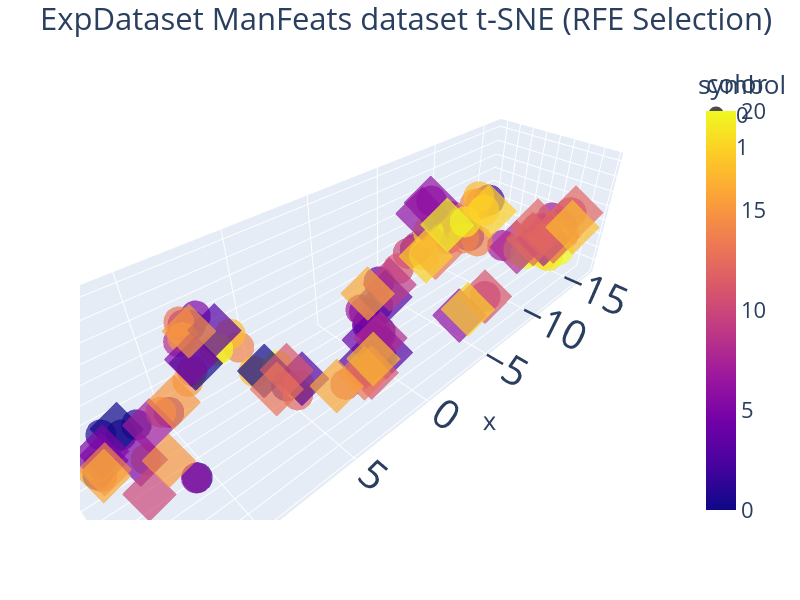
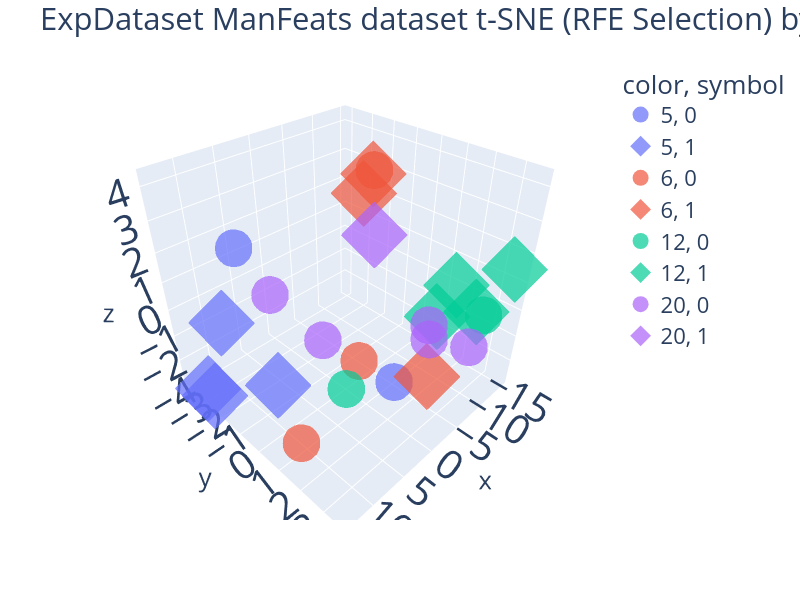

Write notebook code for charts like these, in order.
### Code cell
# t-SNE in ExpData with RFE
# Best N-comp=2, Perp=50 onwards (perp range(5, 100, 5))
# Best N-comp=3, Perp=15 or 80 (perp range(5, 100, 5)) learning_rate = 15.0
ed_Ncomp = 3
ed_Perp = 15
BY_CLASS = False
colors = ed_bclass_labels if BY_CLASS else ed_groups_list

ed_tsne = TSNE(n_components=ed_Ncomp, perplexity=ed_Perp, random_state=RAN_STATE, learning_rate=15.0)
ed_X_tsne = ed_tsne.fit_transform(ed_X_rfe)
display(ed_tsne.kl_divergence_)

#fig = px.scatter(x=ed_X_tsne[:,0], y=ed_X_tsne[:,1], color=ed_bclass_labels, width=800, height=600)
fig = px.scatter_3d(
    x=ed_X_tsne[:, 0],
    y=ed_X_tsne[:, 1],
    z=ed_X_tsne[:, 2],
    color=colors,
    symbol=ed_bclass_labels,
    opacity=0.7, width=800, height=600
)
fig.update_layout(
    title="ExpDataset ManFeats dataset t-SNE (RFE Selection)",
    font=dict(size=22),
)
fig.update_traces(
    marker=dict(size=18, opacity=0.7),
    selector=dict(mode="markers")
)
config["toImageButtonOptions"]["filename"] = "tSNE-ExpData-RFE-AllSubjects"
fig.show(config=config)

# Picking a small sample of subjects to show
n_subjects = 4
subjects_to_show = np.random.choice(range(len(ed_subject_to_group)), size=n_subjects)
print(subjects_to_show)
subject_mask = [n in subjects_to_show for n in ed_groups_list]
filtered_subjects_rows = [str(subject) for subject, flag in zip(ed_groups_list, subject_mask) if flag]
filtered_classes_rows = [str(label) for label, flag in zip(ed_bclass_labels.values, subject_mask) if flag]

fig_subj = px.scatter_3d(
    x=ed_X_tsne[:, 0][subject_mask],
    y=ed_X_tsne[:, 1][subject_mask],
    z=ed_X_tsne[:, 2][subject_mask],
    color=filtered_subjects_rows,
    symbol=filtered_classes_rows,
    opacity=0.7,
    width=800,
    height=600,
)
fig_subj.update_layout(
    title=f"ExpDataset ManFeats dataset t-SNE (RFE Selection) by {n_subjects} Subject",
    font=dict(size=22),
)
fig_subj.update_traces(
    marker=dict(size=22, opacity=0.7),
    selector=dict(mode="markers")
)
config["toImageButtonOptions"]["filename"] = "tSNE-ExpData-RFE-4Subjects"
fig_subj.show(config=config)

### Figure 1 — Plotly figure (JSON) as saved in the notebook; plotly's stock layout.template omitted (floating-point values rounded to 4 significant figures)
{"data": [{"hovertemplate": "symbol=0<br>x=%{x}<br>y=%{y}<br>z=%{z}<br>color=%{marker.color}<extra></extra>", "legendgroup": "0", "marker": {"color": [0, 0, 0, 1, 1, 1, 1, 1, 1, 2, 2, 2, 2, 2, 2, 3, 4, 4, 4, 4, 4, 5, 5, 6, 6, 6, 7, 7, 7, 7, 8, 8, 8, 8, 9, 9, 9, 9, 9, 10, 10, 10, 10, 10, 11, 11, 11, 12, 12, 13, 13, 13, 14, 14, 14, 14, 14, 15, 15, 15, 16, 16, 16, 17, 17, 17, 17, 18, 18, 18, 19, 19, 19, 19, 19, 19, 20, 20, 20, 20, 20], "coloraxis": "coloraxis", "opacity": 0.7, "size": 18, "symbol": "circle"}, "mode": "markers", "name": "0", "scene": "scene", "showlegend": true, "type": "scatter3d", "x": [13.72, 7.735, 13.9, 10.92, 12.8, 6.158, -0.06589, 11.24, 12.02, -8.372, -13.25, -13.36, -8.66, -1.279, -4.838, -1.162, 9.811, -1.609, 8.087, -2.704, -0.7165, 7.885, 1.802, 10.96, -4.406, 0.3362, -11.89, -11.24, -12.39, -0.6133, -11.52, -13.46, 8.469, -7.332, -5.792, 13.72, -7.413, -6.025, -5.612, -4.131, -12.52, -6.885, -7.189, -6.836, 1.641, 3.629, -3.624, -14.22, 6.061, 8.519, -14.87, 8.159, 7.486, -7.859, -9.417, 10.06, -8.41, 8.687, 8.531, 12.41, 8.293, 1.461, 6.163, -7.065, 7.312, -12.09, 7.217, -5.083, -8.526, -5.75, -14.6, -13.95, -15.95, 13.73, -15.06, -8.041, 6.305, -15.0, 7.963, -12.17, -13.44], "y": [-0.7098, -3.897, -0.4004, 1.046, -3.903, 1.002, -0.2796, -4.318, -4.116, 0.7802, 2.947, 1.892, -0.5162, -0.6078, -1.412, -1.775, -3.815, -1.163, -3.841, -2.164, -1.074, -2.692, 2.537, 1.037, -0.05081, 0.7066, 2.305, 0.3141, 2.697, -1.454, 2.322, 1.781, -3.863, -0.02415, 0.05861, -1.216, 0.9162, 2.816, -1.825, -1.297, 3.716, -0.7486, -0.748, -1.325, 1.435, 2.026, -1.542, 2.757, 1.662, -3.031, 2.067, -4.001, -0.05026, 0.2497, -0.4023, -4.177, -0.6957, -2.622, -3.891, 0.8012, -0.5314, 1.648, 2.037, 0.9678, -0.9732, 3.1, 0.3464, -0.7042, 0.4306, -1.478, 0.7192, 1.92, 1.477, -0.4951, 1.627, -0.4483, 0.7611, 2.293, -1.017, 0.9724, 0.8178], "z": [-0.7689, 0.8592, -0.8185, -2.476, -2.427, -0.6481, -1.399, -3.377, -3.271, 3.234, 0.6339, -0.5705, 0.3386, -2.853, 0.6135, -2.05, -3.239, -1.497, 1.113, -0.9284, -2.335, 2.154, -0.7194, -2.473, 4.255, -1.257, -0.1472, -1.081, 1.332, -1.418, 0.7909, -1.647, 0.345, 1.492, 2.867, -1.887, 3.405, -1.107, 0.3309, 0.7189, 2.006, 0.7537, 2.069, 1.028, -2.48, -1.618, -0.1768, -0.4876, -0.7988, 1.993, -1.305, -1.767, 1.758, 2.971, -0.2853, -3.326, 0.2154, 1.467, -2.127, -0.186, 1.837, -1.723, 0.104, 3.931, 1.812, 0.4235, 0.4913, 1.905, 2.419, -0.1703, -2.693, -2.179, -2.449, -0.5564, -2.932, 1.53, 0.4726, -2.17, 1.344, -1.511, -2.403]}, {"hovertemplate": "symbol=1<br>x=%{x}<br>y=%{y}<br>z=%{z}<br>color=%{marker.color}<extra></extra>", "legendgroup": "1", "marker": {"color": [0, 0, 0, 3, 3, 3, 3, 3, 4, 5, 5, 5, 5, 6, 6, 6, 7, 7, 8, 8, 9, 10, 11, 11, 11, 12, 12, 12, 12, 13, 13, 13, 14, 15, 15, 15, 16, 16, 16, 17, 17, 18, 18, 18, 20], "coloraxis": "coloraxis", "opacity": 0.7, "size": 18, "symbol": "diamond"}, "mode": "markers", "name": "1", "scene": "scene", "showlegend": true, "type": "scatter3d", "x": [7.956, 7.174, 12.11, 5.616, -0.9204, -2.542, 2.465, 7.925, -0.1754, 8.031, 12.57, 13.33, 13.1, -4.384, -4.045, -4.114, -14.76, 10.81, -12.55, -0.5485, -2.859, 12.71, 2.402, 6.455, -5.992, -13.4, -13.75, -13.15, -12.46, -7.015, 2.31, 6.942, 13.44, 9.425, 8.582, 11.78, 4.092, -1.685, 13.63, -12.7, 0.7577, -8.196, -4.693, -6.429, -6.383], "y": [-3.894, 1.105, -4.16, 1.446, 0.1391, -1.504, 2.123, -1.07, -0.4228, -4.123, 0.6999, -2.785, -3.319, -0.09598, 2.598, -0.387, 1.189, -3.967, 0.5475, 0.09215, -1.491, 0.6049, 2.489, 1.656, 2.802, 3.612, 0.9709, 2.61, 1.816, -1.685, 1.885, 1.477, -2.097, -4.023, -2.048, 1.155, 1.919, -2.058, -1.47, 3.892, 0.8872, 0.9991, 2.661, -1.931, -0.4638], "z": [-1.341, 0.9944, -2.833, -0.2867, -3.683, -1.563, -0.9134, 2.323, -2.691, -1.204, -0.1384, -2.697, -2.765, 4.138, -1.47, 3.511, -1.701, -3.479, -1.651, -2.464, -0.8694, -2.226, -1.391, 0.9332, -1.11, 1.655, -1.362, -0.2845, 0.4429, -0.648, -1.906, 0.051, -2.538, -2.983, 2.09, -0.5232, -1.482, -1.185, -2.192, 1.048, -2.615, 2.677, -1.361, -0.7654, 1.962]}], "layout": {"coloraxis": {"colorbar": {"title": {"text": "color"}}, "colorscale": [[0, "#0d0887"], [0.1111, "#46039f"], [0.2222, "#7201a8"], [0.3333, "#9c179e"], [0.4444, "#bd3786"], [0.5556, "#d8576b"], [0.6667, "#ed7953"], [0.7778, "#fb9f3a"], [0.8889, "#fdca26"], [1, "#f0f921"]]}, "font": {"size": 22}, "height": 600, "legend": {"title": {"text": "symbol"}, "tracegroupgap": 0}, "margin": {"t": 60}, "scene": {"domain": {"x": [0, 1], "y": [0, 1]}, "xaxis": {"title": {"text": "x"}}, "yaxis": {"title": {"text": "y"}}, "zaxis": {"title": {"text": "z"}}}, "title": {"text": "ExpDataset ManFeats dataset t-SNE (RFE Selection)"}, "width": 800}}

### Figure 2 — Plotly figure (JSON) as saved in the notebook; plotly's stock layout.template omitted (floating-point values rounded to 4 significant figures)
{"data": [{"hovertemplate": "color=5<br>symbol=0<br>x=%{x}<br>y=%{y}<br>z=%{z}<extra></extra>", "legendgroup": "5, 0", "marker": {"color": "#636efa", "opacity": 0.7, "size": 22, "symbol": "circle"}, "mode": "markers", "name": "5, 0", "scene": "scene", "showlegend": true, "type": "scatter3d", "x": [7.885, 1.802], "y": [-2.692, 2.537], "z": [2.154, -0.7194]}, {"hovertemplate": "color=5<br>symbol=1<br>x=%{x}<br>y=%{y}<br>z=%{z}<extra></extra>", "legendgroup": "5, 1", "marker": {"color": "#636efa", "opacity": 0.7, "size": 22, "symbol": "diamond"}, "mode": "markers", "name": "5, 1", "scene": "scene", "showlegend": true, "type": "scatter3d", "x": [8.031, 12.57, 13.33, 13.1], "y": [-4.123, 0.6999, -2.785, -3.319], "z": [-1.204, -0.1384, -2.697, -2.765]}, {"hovertemplate": "color=6<br>symbol=0<br>x=%{x}<br>y=%{y}<br>z=%{z}<extra></extra>", "legendgroup": "6, 0", "marker": {"color": "#EF553B", "opacity": 0.7, "size": 22, "symbol": "circle"}, "mode": "markers", "name": "6, 0", "scene": "scene", "showlegend": true, "type": "scatter3d", "x": [10.96, -4.406, 0.3362], "y": [1.037, -0.05081, 0.7066], "z": [-2.473, 4.255, -1.257]}, {"hovertemplate": "color=6<br>symbol=1<br>x=%{x}<br>y=%{y}<br>z=%{z}<extra></extra>", "legendgroup": "6, 1", "marker": {"color": "#EF553B", "opacity": 0.7, "size": 22, "symbol": "diamond"}, "mode": "markers", "name": "6, 1", "scene": "scene", "showlegend": true, "type": "scatter3d", "x": [-4.384, -4.045, -4.114], "y": [-0.09598, 2.598, -0.387], "z": [4.138, -1.47, 3.511]}, {"hovertemplate": "color=12<br>symbol=0<br>x=%{x}<br>y=%{y}<br>z=%{z}<extra></extra>", "legendgroup": "12, 0", "marker": {"color": "#00cc96", "opacity": 0.7, "size": 22, "symbol": "circle"}, "mode": "markers", "name": "12, 0", "scene": "scene", "showlegend": true, "type": "scatter3d", "x": [-14.22, 6.061], "y": [2.757, 1.662], "z": [-0.4876, -0.7988]}, {"hovertemplate": "color=12<br>symbol=1<br>x=%{x}<br>y=%{y}<br>z=%{z}<extra></extra>", "legendgroup": "12, 1", "marker": {"color": "#00cc96", "opacity": 0.7, "size": 22, "symbol": "diamond"}, "mode": "markers", "name": "12, 1", "scene": "scene", "showlegend": true, "type": "scatter3d", "x": [-13.4, -13.75, -13.15, -12.46], "y": [3.612, 0.9709, 2.61, 1.816], "z": [1.655, -1.362, -0.2845, 0.4429]}, {"hovertemplate": "color=20<br>symbol=0<br>x=%{x}<br>y=%{y}<br>z=%{z}<extra></extra>", "legendgroup": "20, 0", "marker": {"color": "#ab63fa", "opacity": 0.7, "size": 22, "symbol": "circle"}, "mode": "markers", "name": "20, 0", "scene": "scene", "showlegend": true, "type": "scatter3d", "x": [6.305, -15.0, 7.963, -12.17, -13.44], "y": [0.7611, 2.293, -1.017, 0.9724, 0.8178], "z": [0.4726, -2.17, 1.344, -1.511, -2.403]}, {"hovertemplate": "color=20<br>symbol=1<br>x=%{x}<br>y=%{y}<br>z=%{z}<extra></extra>", "legendgroup": "20, 1", "marker": {"color": "#ab63fa", "opacity": 0.7, "size": 22, "symbol": "diamond"}, "mode": "markers", "name": "20, 1", "scene": "scene", "showlegend": true, "type": "scatter3d", "x": [-6.383], "y": [-0.4638], "z": [1.962]}], "layout": {"font": {"size": 22}, "height": 600, "legend": {"title": {"text": "color, symbol"}, "tracegroupgap": 0}, "margin": {"t": 60}, "scene": {"domain": {"x": [0, 1], "y": [0, 1]}, "xaxis": {"title": {"text": "x"}}, "yaxis": {"title": {"text": "y"}}, "zaxis": {"title": {"text": "z"}}}, "title": {"text": "ExpDataset ManFeats dataset t-SNE (RFE Selection) by 4 Subject"}, "width": 800}}
